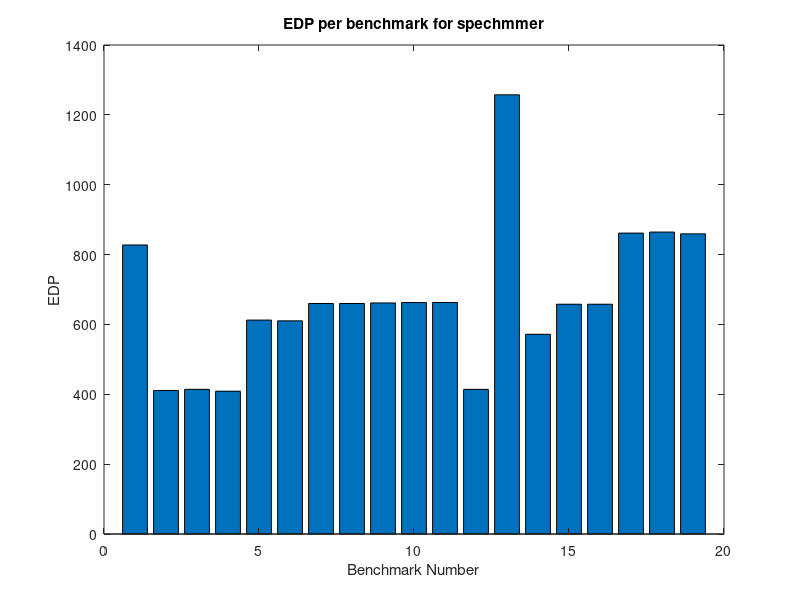

Write MATLAB code to recreate this figure.
x = []
for i = 1:20
    x(i) = i;
end
x

y = [46.674387; 23.714916; 23.465049; 24.343149; 34.793177; 35.799170; 38.991263; 38.991263; 39.210573; 38.574362; 38.407417; 47.412980; 29.727076; 33.025802; 40.082704; 40.082704; 49.608830; 35.024292; 48.843671; 51.084385];

bar(x,y)
ylabel("EDP");
xlabel("Benchmark Number");
title("EDP per benchmark for specbzip");

%

x = []
for i = 1:9
    x(i) = i;
end
x

y = [21.569522; 26.917144; 21.606267; 21.606590; 26.023520; 15.042508; 18.773262; 21.543101; 27.283873];
bar(x,y)
ylabel("EDP");
xlabel("Benchmark Number");
title("EDP per benchmark for spechmmer");

%

x = []
for i = 1:19
    x(i) = i;
end
x

y = [118.865326; 57.906210; 58.225241; 57.688248; 85.778288; 85.571119; 94.898060; 94.898060; 96.061477; 95.173038; 95.176271; 68.718590; 145.550214; 81.827027; 94.695599; 94.695599; 122.770165; 123.028133; 122.576660];
bar(x,y)
ylabel("EDP");
xlabel("Benchmark Number");
title("EDP per benchmark for speclibm");

%

x = []
for i = 1:19
    x(i) = i;
end
x

y = [28.402215; 13.628075; 13.677553; 13.615531; 16.345597; 16.404733; 22.746020; 22.746020; 26.160342; 22.760833; 22.760672; 28.360456; 15.482898; 16.549735; 22.761127; 22.761127; 24.070899; 23.990832; 24.169167];
bar(x,y)
ylabel("EDP");
xlabel("Benchmark Number");
title("EDP per benchmark for specmcf");


%

x = []
for i = 1:19
    x(i) = i;
end
x

y = [827.502226; 410.924745; 414.190095; 408.829745; 612.469227; 610.362199; 659.971776; 659.971776; 661.500550; 662.767737; 662.807762; 414.093626; 1257.484068; 571.847712; 657.867586; 657.867586; 861.498816; 864.462386; 859.397525];
bar(x,y)
ylabel("EDP");
xlabel("Benchmark Number");
title("EDP per benchmark for spechmmer");